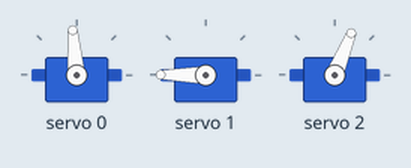
Recording of a sketch running on a simulated Arduino Uno, built with avr-gcc and run on an emulated ATmega328P. Parts: 3 × servo. What the sketch prints to the serial monitor is not drawn.

Above: at 1.1 s.
At 1.85 s:
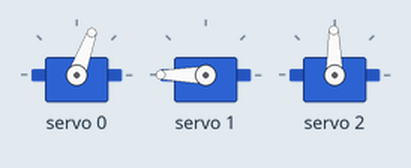
At 2.6 s:
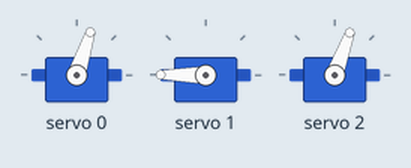
Timing chart, 0 to 5.7 s (numbered marks = the images above):
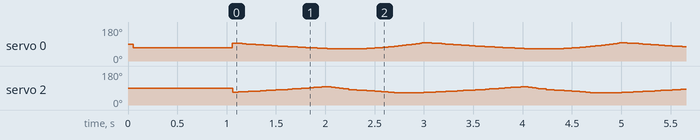

The sketch:

Stage1_GaitTest.ino
```cpp
// =============================================================================
//  Stage1_GaitTest.ino  —  BIPDEAL Stage-1: Single-Leg Sinusoidal Gait Test
// =============================================================================
//
//  Purpose
//  ───────
//  Verify that one leg executes a smooth, continuous gait cycle using
//  the sinusoidal Trajectory generator. This replaces the original
//  discrete-segment approach that caused servo jitter at phase boundaries.
//
//  Gait summary
//  ───────────────────────────────────────────────────────────────────────
//  φ ∈ [0.0, 0.5)  SWING   foot airborne, moves forward  (x: −3.5 → +3.5 cm)
//  φ ∈ [0.5, 1.0)  STANCE  foot on ground, moves backward (x: +3.5 → −3.5 cm)
//
//  Startup sequence
//  ───────────────────────────────────────────────────────────────────────
//  1. PCA9685 initialised
//  2. Leg moves directly to home position  (−2, −15)  and holds for
//     HOME_SETTLE_MS to let the servo reach the target physically.
//  3. Gait loop starts; φ is derived from millis() so it wraps cleanly.
//
//  Hardware wiring (adjust channel constants below to match your build)
//  ───────────────────────────────────────────────────────────────────────
//  PCA9685  I2C address  0x40
//  Channel  0  →  Hip servo
//  Channel  1  →  Knee servo
//  Channel  2  →  Ankle servo
//
//  Serial monitor  (115200 baud)
//  ───────────────────────────────────────────────────────────────────────
//  During gait, the sketch streams CSV-formatted telemetry:
//    phi, x_cm, y_cm, hip_deg, knee_deg, ankle_deg
//  Comment out the SERIAL_PLOT block in loop() to reduce CPU load.
//
// =============================================================================

#include <Wire.h>
#include <Adafruit_PWMServoDriver.h>
#include "BipedLeg.h"
#include "Trajectory.h"

// =============================================================================
//  ── CONFIGURATION  (edit these to match your hardware & desired gait) ──────
// =============================================================================

// ---- PCA9685 I2C address ------------------------------------------------
#define PCA9685_ADDR  0x40

// ---- PCA9685 oscillator frequency (Hz) ---------------------------------
// Measure with a scope for accuracy; typical boards are 25–27 MHz.
#define OSC_FREQUENCY  27000000UL

// ---- Servo channels on the PCA9685 (adjust to your wiring) -------------
constexpr uint8_t CH_HIP    = 0;
constexpr uint8_t CH_KNEE   = 1;
constexpr uint8_t CH_ANKLE  = 2;

// ---- Leg side -----------------------------------------------------------
// false = left leg (default for Stage 1)
// true  = right leg (mirrors the x-axis inside BipedLeg)
constexpr bool LEG_MIRROR_X = false;

// ---- Calibration offsets (degrees) -------------------------------------
// Increase/decrease each offset until the joint reads 0° (straight, vertical)
// at the home position. Re-run after any mechanical reassembly.
constexpr float CAL_HIP_OFFSET    =  0.0f;
constexpr float CAL_KNEE_OFFSET   =  0.0f;
constexpr float CAL_ANKLE_OFFSET  =  0.0f;

// ---- Gait timing --------------------------------------------------------
// Total duration of one complete gait cycle in milliseconds.
// Increase for slower, safer motion; decrease for faster walking.
// Range tested on Arduino Uno: 1500 ms – 4000 ms
constexpr uint32_t GAIT_CYCLE_MS    = 2000UL;   // 2 s per full cycle

// Servo update interval in milliseconds → servo refresh rate.
// 20 ms = 50 Hz, which matches the PCA9685 PWM frequency and is safe for
// Arduino Uno including I2C overhead (~1–2 ms per 3-servo write).
constexpr uint32_t UPDATE_INTERVAL_MS = 20UL;

// ---- Home-position settle time -----------------------------------------
// Time to hold the home position on startup before the gait loop begins.
// Gives the servo time to physically reach the target from rest.
constexpr uint32_t HOME_SETTLE_MS = 1000UL;

// ---- Serial telemetry --------------------------------------------------
// Define SERIAL_PLOT to stream φ + foot + joint angles each update tick.
// Comment this line out to eliminate Serial overhead in production.
#define SERIAL_PLOT

// =============================================================================
//  ── GLOBAL OBJECTS ──────────────────────────────────────────────────────────
// =============================================================================

Adafruit_PWMServoDriver pwm = Adafruit_PWMServoDriver(PCA9685_ADDR);

BipedLeg leg(pwm, CH_HIP, CH_KNEE, CH_ANKLE, LEG_MIRROR_X);

Trajectory traj;   // constructed with defaultParams(); overridden in setup()

// =============================================================================
//  ── SETUP ───────────────────────────────────────────────────────────────────
// =============================================================================
void setup() {
    Serial.begin(115200);
    while (!Serial) { /* wait for USB CDC on Leonardo/Micro; nop on Uno */ }

    Serial.println(F(""));
    Serial.println(F("╔══════════════════════════════════════════════╗"));
    Serial.println(F("║  BIPDEAL — Stage 1: Sinusoidal Gait Test     ║"));
    Serial.println(F("╚══════════════════════════════════════════════╝"));

    // ── Initialise I2C and PCA9685 ───────────────────────────────────────
    Wire.begin();
    pwm.begin();
    pwm.setOscillatorFrequency(OSC_FREQUENCY);
    pwm.setPWMFreq(50);     // 50 Hz — standard servo refresh rate
    delay(10);              // let PCA9685 stabilise

    // ── Apply calibration offsets ────────────────────────────────────────
    leg.setOffsets(CAL_HIP_OFFSET, CAL_KNEE_OFFSET, CAL_ANKLE_OFFSET);

    // ── Configure trajectory parameters ──────────────────────────────────
    //
    //  All values from the Stage-1 specification.
    //  To change them at runtime, call traj.setParams(p) with a new Params.
    //
    //  stepLength  = 7.0 cm   → xMin = −3.5 cm, xMax = +3.5 cm
    //  stepHeight  = 2.0 cm   → maxLift at y = −13.0 cm
    //                           WARNING: knee hits ~93.7° at peak (clamped).
    //                           Reduce to 1.5 cm to stay within limits fully.
    //  groundY     = −15.0 cm
    //  homeRatio   = −2/3.5   → homeX = −2.0 cm  (near mid-point of range)
    //
    Trajectory::Params p = Trajectory::defaultParams();
    traj.setParams(p);

    // ── Print confirmed parameters ────────────────────────────────────────
    Serial.print(F("  stepLength  = ")); Serial.print(p.stepLength);  Serial.println(F(" cm"));
    Serial.print(F("  stepHeight  = ")); Serial.print(p.stepHeight);  Serial.println(F(" cm"));
    Serial.print(F("  groundY     = ")); Serial.print(p.groundY);     Serial.println(F(" cm"));
    Serial.print(F("  homeRatio   = ")); Serial.println(p.homeRatio, 4);
    Serial.print(F("  xMin        = ")); Serial.print(traj.getXMin()); Serial.println(F(" cm"));
    Serial.print(F("  xMax        = ")); Serial.print(traj.getXMax()); Serial.println(F(" cm"));
    Serial.print(F("  homeX       = ")); Serial.print(traj.getHomePosition().x); Serial.println(F(" cm"));
    Serial.print(F("  cyclePeriod = ")); Serial.print(GAIT_CYCLE_MS); Serial.println(F(" ms"));
    Serial.print(F("  updateRate  = ")); Serial.print(1000UL / UPDATE_INTERVAL_MS); Serial.println(F(" Hz"));
    Serial.println();

    // ── Move to home position ─────────────────────────────────────────────
    //
    //  Drive the leg directly to the home position.
    //  The servo moves at its hardware-limited natural speed.
    //  HOME_SETTLE_MS gives it time to physically arrive before gait starts.
    //
    FootPosition home = traj.getHomePosition();
    Serial.print(F("Moving to home  ("));
    Serial.print(home.x, 1); Serial.print(F(", "));
    Serial.print(home.y, 1); Serial.println(F(") cm  …"));

    leg.moveTo(home.x, home.y);
    delay(HOME_SETTLE_MS);

    Serial.println(F("Home reached.  Starting gait cycle."));
    Serial.println();

#ifdef SERIAL_PLOT
    // CSV header for Serial Plotter / monitor
    Serial.println(F("phi,x_cm,y_cm,hip_deg,knee_deg,ankle_deg"));
#endif
}

// =============================================================================
//  ── MAIN LOOP ───────────────────────────────────────────────────────────────
// =============================================================================
void loop() {
    // ── Non-blocking rate limiter ─────────────────────────────────────────
    static uint32_t lastUpdate = 0;
    uint32_t now = millis();

    if (now - lastUpdate < UPDATE_INTERVAL_MS) return;
    lastUpdate = now;

    // ── Compute normalised phase φ ∈ [0, 1) ──────────────────────────────
    //
    //  millis() rolls over after ~49.7 days.
    //  The modulo operation gives clean, jitter-free phase wrapping without
    //  any explicit counter reset:
    //      φ = (millis() mod GAIT_CYCLE_MS) / GAIT_CYCLE_MS
    //
    float phi = static_cast<float>(now % GAIT_CYCLE_MS)
                / static_cast<float>(GAIT_CYCLE_MS);

    // ── Get foot target for this phase ───────────────────────────────────
    FootPosition fp = traj.getFootPosition(phi);

    // ── Drive leg  (IK + servo write happens inside moveTo) ──────────────
    leg.moveTo(fp.x, fp.y);

    // ── Telemetry output ─────────────────────────────────────────────────
#ifdef SERIAL_PLOT
    // Re-compute IK for logging (lightweight; ~0.4 ms on Uno at 16 MHz).
    // Remove this block — and the #define SERIAL_PLOT above — if Serial
    // output is not needed.
    IKResult ik = leg.calculateIK(fp.x, fp.y);

    Serial.print(phi, 3);
    Serial.print(F(","));
    Serial.print(fp.x, 2);
    Serial.print(F(","));
    Serial.print(fp.y, 2);
    Serial.print(F(","));
    Serial.print(ik.hip, 1);
    Serial.print(F(","));
    Serial.print(ik.knee, 1);
    Serial.print(F(","));
    Serial.println(ik.ankle, 1);
#endif
}
```

BipedLeg.cpp
```cpp
// =============================================================================
//  BipedLeg.cpp  —  BIPDEAL Stage-1 servo controller implementation
//  Status : Existing Stage-1 class.  DO NOT modify the IK formulation.
// =============================================================================

#include "BipedLeg.h"
#include <math.h>

// ---------------------------------------------------------------------------
//  Constructor
// ---------------------------------------------------------------------------
BipedLeg::BipedLeg(Adafruit_PWMServoDriver& pwm,
                   uint8_t hipCh, uint8_t kneeCh, uint8_t ankleCh,
                   bool mirrorX)
    : _pwm(pwm),
      _hipCh(hipCh), _kneeCh(kneeCh), _ankleCh(ankleCh),
      _mirrorX(mirrorX),
      _hipOff(0.0f), _kneeOff(0.0f), _ankleOff(0.0f)
{}

// ---------------------------------------------------------------------------
//  setOffsets()
// ---------------------------------------------------------------------------
void BipedLeg::setOffsets(float hipOff, float kneeOff, float ankleOff) {
    _hipOff   = hipOff;
    _kneeOff  = kneeOff;
    _ankleOff = ankleOff;
}

// ---------------------------------------------------------------------------
//  calculateIK()
//
//  Two-link planar IK for the "<"-shaped leg.
//
//  Geometry derivation
//  ───────────────────
//  Let the hip joint sit at the origin. The foot target is (x, y)
//  with y < 0 (below the hip).
//
//  Step 1 — Knee angle via law of cosines
//      r²  =  x² + y²
//      cos(q2)  =  (r² − L1² − L2²) / (2·L1·L2)
//      q2   =  arccos(cos(q2))          [0 … π rad]
//
//      q2 is positive (forward flexion): as the knee bends, the lower leg
//      swings forward relative to the upper leg, which is exactly the
//      behaviour of the "<" geometry during normal gait.
//
//  Step 2 — Hip angle (elbow-backward / "<" configuration)
//      φ_vec = atan2(x, −y)     angle of foot vector from downward vertical
//      δ     = atan2(L2·sin(q2), L1 + L2·cos(q2))   geometric correction
//      q1    = φ_vec − δ        (elbow-backward selection)
//
//      For a typical home stance (foot at ~(−2, −15)):
//        q1 ≈ −44.8°  → upper leg tilts backward  ← confirms "<" shape
//        q2 ≈ +74.4°  → lower leg swings forward  ← confirms "<" shape
//
//  Step 3 — Ankle (foot levelling identity from master spec)
//      ankle = −(hip + knee)
//
//  NOTE: At the peak of the swing arc (y = −13, stepHeight = 2 cm),
//  the knee angle is ~93.7°, which slightly exceeds the 90° hard limit.
//  The IK clamps the knee and logs a warning via Serial.
//  To keep the knee within limits at all points, reduce Trajectory
//  stepHeight to ≤ 1.5 cm (safe limit: ~1.57 cm at x = 0).
// ---------------------------------------------------------------------------
IKResult BipedLeg::calculateIK(float x, float y) const {
    IKResult res;
    res.valid = true;

    // Mirror x for the right leg
    if (_mirrorX) x = -x;

    // ── Reach check ──────────────────────────────────────────────────────
    float r2   = x * x + y * y;
    float r    = sqrtf(r2);
    float maxR = L1 + L2;                  // fully extended
    float minR = fabsf(L1 - L2);          // fully folded (= 0 for equal links)

    if (r > maxR || r < minR) {
        // Out of the geometric workspace
        // Return a best-effort home-ish angle set rather than garbage
        res.hip   = 0.0f;
        res.knee  = 0.0f;
        res.ankle = 0.0f;
        res.valid = false;
        Serial.print(F("[IK] UNREACHABLE  r="));
        Serial.print(r, 2);
        Serial.print(F(" cm  target=("));
        Serial.print(x, 1); Serial.print(F(","));
        Serial.print(y, 1); Serial.println(F(")"));
        return res;
    }

    // ── Knee angle (law of cosines) ───────────────────────────────────────
    float cosQ2 = (r2 - L1 * L1 - L2 * L2) / (2.0f * L1 * L2);
    cosQ2 = clamp(cosQ2, -1.0f, 1.0f);    // guard floating-point rounding
    float q2_rad = acosf(cosQ2);           // radians, always in [0, π]

    // ── Hip angle (elbow-backward selection for "<" geometry) ────────────
    float phi_vec = atan2f(x, -y);         // angle from downward vertical
    float delta   = atan2f(L2 * sinf(q2_rad), L1 + L2 * cosf(q2_rad));
    float q1_rad  = phi_vec - delta;

    // ── Convert to degrees ───────────────────────────────────────────────
    float hipDeg   = q1_rad  * (180.0f / PI);
    float kneeDeg  = q2_rad  * (180.0f / PI);   // positive = forward flexion
    float ankleDeg = -(hipDeg + kneeDeg);        // foot levelling identity

    // ── Joint limit checks (clamp + warn; do not block servo motion) ─────
    if (hipDeg < HIP_MIN || hipDeg > HIP_MAX) {
        Serial.print(F("[IK] Hip limit  "));
        Serial.print(hipDeg, 1); Serial.println(F(" deg — clamped"));
        hipDeg  = clamp(hipDeg, HIP_MIN, HIP_MAX);
        res.valid = false;
    }

    if (kneeDeg < KNEE_MIN || kneeDeg > KNEE_MAX) {
        Serial.print(F("[IK] Knee limit "));
        Serial.print(kneeDeg, 1); Serial.println(F(" deg — clamped"));
        kneeDeg  = clamp(kneeDeg, KNEE_MIN, KNEE_MAX);
        // Recompute ankle after knee clamp so foot levelling stays consistent
        ankleDeg = -(hipDeg + kneeDeg);
        res.valid = false;
    }

    if (ankleDeg < ANKLE_MIN || ankleDeg > ANKLE_MAX) {
        Serial.print(F("[IK] Ankle limit "));
        Serial.print(ankleDeg, 1); Serial.println(F(" deg — clamped"));
        ankleDeg  = clamp(ankleDeg, ANKLE_MIN, ANKLE_MAX);
        res.valid = false;
    }

    res.hip   = hipDeg;
    res.knee  = kneeDeg;
    res.ankle = ankleDeg;
    return res;
}

// ---------------------------------------------------------------------------
//  moveTo()
// ---------------------------------------------------------------------------
bool BipedLeg::moveTo(float x, float y) {
    IKResult ik = calculateIK(x, y);
    // Drive servos with clamped angles even if valid == false.
    // This prevents the leg from freezing at near-limit trajectory peaks.
    driveJoints(ik.hip, ik.knee, ik.ankle);
    return ik.valid;
}

// ---------------------------------------------------------------------------
//  setServoRaw()  —  raw single-channel access (calibration offset applied)
// ---------------------------------------------------------------------------
void BipedLeg::setServoRaw(uint8_t ch, float angleDeg) {
    float offset = 0.0f;
    if (ch == _hipCh)    offset = _hipOff;
    else if (ch == _kneeCh)   offset = _kneeOff;
    else if (ch == _ankleCh)  offset = _ankleOff;

    _pwm.setPWM(ch, 0, angleToPulse(angleDeg + offset));
}

// ---------------------------------------------------------------------------
//  driveJoints()  —  internal: apply offsets and write all three servos
// ---------------------------------------------------------------------------
void BipedLeg::driveJoints(float hipDeg, float kneeDeg, float ankleDeg) {
    _pwm.setPWM(_hipCh,   0, angleToPulse(hipDeg   + _hipOff));
    _pwm.setPWM(_kneeCh,  0, angleToPulse(kneeDeg  + _kneeOff));
    _pwm.setPWM(_ankleCh, 0, angleToPulse(ankleDeg + _ankleOff));
}

// ---------------------------------------------------------------------------
//  angleToPulse()
//
//  Maps the project angle convention (0° = neutral/vertical) to PCA9685
//  pulse counts.
//
//  Standard servo: 0° → 180° maps to PULSE_MIN → PULSE_MAX.
//  Our 0° is the mechanical neutral, so:
//      servo_angle = our_angle + 90°    shifts our range into [0°, 180°]
// ---------------------------------------------------------------------------
uint16_t BipedLeg::angleToPulse(float angleDeg) const {
    float servoAngle = angleDeg + 90.0f;
    servoAngle = clamp(servoAngle, 0.0f, 180.0f);
    return static_cast<uint16_t>(
        PULSE_MIN + (servoAngle / 180.0f) * static_cast<float>(PULSE_MAX - PULSE_MIN)
    );
}

// ---------------------------------------------------------------------------
//  clamp()
// ---------------------------------------------------------------------------
float BipedLeg::clamp(float v, float lo, float hi) {
    if (v < lo) return lo;
    if (v > hi) return hi;
    return v;
}
```

Source omitted: BipedLeg.h (5185 bytes), Trajectory.cpp (4541 bytes), Trajectory.h (5178 bytes)
